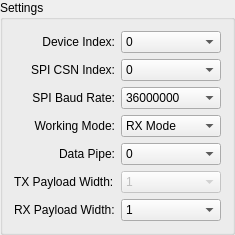
             <widget class="QGroupBox" name="groupBox_2">
              <property name="minimumSize">
               <size>
                <width>235</width>
                <height>0</height>
               </size>
              </property>
              <property name="title">
               <string>Settings</string>
              </property>
              <layout class="QGridLayout" name="gridLayout_4">
               <item row="0" column="0">
                <layout class="QVBoxLayout" name="verticalLayout_3">
                 <item>
                  <layout class="QHBoxLayout" name="horizontalLayout_2">
                   <item>
                    <widget class="QLabel" name="label">
                     <property name="text">
                      <string>Device Index:</string>
                     </property>
                     <property name="alignment">
                      <set>Qt::AlignRight|Qt::AlignTrailing|Qt::AlignVCenter</set>
                     </property>
                    </widget>
                   </item>
                   <item>
                    <widget class="QComboBox" name="deviceIndexComboBox">
                     <item>
                      <property name="text">
                       <string>0</string>
                      </property>
                     </item>
                     <item>
                      <property name="text">
                       <string>1</string>
                      </property>
                     </item>
                     <item>
                      <property name="text">
                       <string>2</string>
                      </property>
                     </item>
                     <item>
                      <property name="text">
                       <string>3</string>
                      </property>
                     </item>
                     <item>
                      <property name="text">
                       <string>4</string>
                      </property>
                     </item>
                     <item>
                      <property name="text">
                       <string>5</string>
                      </property>
                     </item>
                     <item>
                      <property name="text">
                       <string>6</string>
                      </property>
                     </item>
                     <item>
                      <property name="text">
                       <string>7</string>
                      </property>
                     </item>
                     <item>
                      <property name="text">
                       <string>8</string>
                      </property>
                     </item>
                     <item>
                      <property name="text">
                       <string>9</string>
                      </property>
                     </item>
                    </widget>
                   </item>
                  </layout>
                 </item>
                 <item>
                  <layout class="QHBoxLayout" name="horizontalLayout_3">
                   <item>
                    <widget class="QLabel" name="label_2">
                     <property name="text">
                      <string>SPI CSN Index:</string>
                     </property>
                     <property name="alignment">
                      <set>Qt::AlignRight|Qt::AlignTrailing|Qt::AlignVCenter</set>
                     </property>
                    </widget>
                   </item>
                   <item>
                    <widget class="QComboBox" name="channelIndexComboBox">
                     <item>
                      <property name="text">
                       <string>0</string>
                      </property>
                     </item>
                     <item>
                      <property name="text">
                       <string>1</string>
                      </property>
                     </item>
                     <item>
                      <property name="text">
                       <string>2</string>
                      </property>
                     </item>
                     <item>
                      <property name="text">
                       <string>3</string>
                      </property>
                     </item>
                     <item>
                      <property name="text">
                       <string>4</string>
                      </property>
                     </item>
                    </widget>
                   </item>
                  </layout>
                 </item>
                 <item>
                  <layout class="QHBoxLayout" name="horizontalLayout_4">
                   <item>
                    <widget class="QLabel" name="label_3">
                     <property name="text">
                      <string>SPI Baud Rate:</string>
                     </property>
                     <property name="alignment">
                      <set>Qt::AlignRight|Qt::AlignTrailing|Qt::AlignVCenter</set>
                     </property>
                    </widget>
                   </item>
                   <item>
                    <widget class="QComboBox" name="spiBaudRateComboBox">
                     <item>
                      <property name="text">
                       <string>36000000</string>
                      </property>
                     </item>
                     <item>
                      <property name="text">
                       <string>18000000</string>
                      </property>
                     </item>
                     <item>
                      <property name="text">
                       <string>9000000</string>
                      </property>
                     </item>
                     <item>
                      <property name="text">
                       <string>4500000</string>
                      </property>
                     </item>
                     <item>
                      <property name="text">
                       <string>2250000</string>
                      </property>
                     </item>
                     <item>
                      <property name="text">
                       <string>1125000</string>
                      </property>
                     </item>
                     <item>
                      <property name="text">
                       <string>562500</string>
                      </property>
                     </item>
                     <item>
                      <property name="text">
                       <string>281250</string>
                      </property>
                     </item>
                    </widget>
                   </item>
                  </layout>
                 </item>
                 <item>
                  <layout class="QHBoxLayout" name="horizontalLayout_5">
                   <item>
                    <widget class="QLabel" name="label_4">
                     <property name="text">
                      <string>Working Mode:</string>
                     </property>
                     <property name="alignment">
                      <set>Qt::AlignRight|Qt::AlignTrailing|Qt::AlignVCenter</set>
                     </property>
                    </widget>
                   </item>
                   <item>
                    <widget class="QComboBox" name="workingModeComboBox">
                     <item>
                      <property name="text">
                       <string>RX Mode</string>
                      </property>
                     </item>
                     <item>
                      <property name="text">
                       <string>TX Mode</string>
                      </property>
                     </item>
                     <item>
                      <property name="text">
                       <string>Standby-II</string>
                      </property>
                     </item>
                     <item>
                      <property name="text">
                       <string>Standby-I</string>
                      </property>
                     </item>
                     <item>
                      <property name="text">
                       <string>Power Down</string>
                      </property>
                     </item>
                    </widget>
                   </item>
                  </layout>
                 </item>
                 <item>
                  <layout class="QHBoxLayout" name="horizontalLayout_21">
                   <item>
                    <widget class="QLabel" name="label_19">
                     <property name="text">
                      <string>Data Pipe:</string>
                     </property>
                     <property name="alignment">
                      <set>Qt::AlignRight|Qt::AlignTrailing|Qt::AlignVCenter</set>
                     </property>
                    </widget>
                   </item>
                   <item>
                    <widget class="QComboBox" name="dataPipeComboBox">
                     <item>
                      <property name="text">
                       <string>0</string>
                      </property>
                     </item>
                     <item>
                      <property name="text">
                       <string>1</string>
                      </property>
                     </item>
                     <item>
                      <property name="text">
                       <string>2</string>
                      </property>
                     </item>
                     <item>
                      <property name="text">
                       <string>3</string>
                      </property>
                     </item>
                     <item>
                      <property name="text">
                       <string>4</string>
                      </property>
                     </item>
                     <item>
                      <property name="text">
                       <string>5</string>
                      </property>
                     </item>
                    </widget>
                   </item>
                  </layout>
                 </item>
                 <item>
                  <layout class="QHBoxLayout" name="horizontalLayout_26">
                   <item>
                    <widget class="QLabel" name="label_17">
                     <property name="text">
                      <string>TX Payload Width:</string>
                     </property>
                    </widget>
                   </item>
                   <item>
                    <widget class="QComboBox" name="TXPayloadWidthPomboBox">
                     <property name="enabled">
                      <bool>false</bool>
                     </property>
                     <item>
                      <property name="text">
                       <string>1</string>
                      </property>
                     </item>
                     <item>
                      <property name="text">
                       <string>2</string>
                      </property>
                     </item>
                     <item>
                      <property name="text">
                       <string>3</string>
                      </property>
                     </item>
                     <item>
                      <property name="text">
                       <string>4</string>
                      </property>
                     </item>
                     <item>
                      <property name="text">
                       <string>5</string>
                      </property>
                     </item>
                     <item>
                      <property name="text">
                       <string>6</string>
                      </property>
                     </item>
                     <item>
                      <property name="text">
                       <string>7</string>
                      </property>
                     </item>
                     <item>
                      <property name="text">
                       <string>8</string>
                      </property>
                     </item>
                     <item>
                      <property name="text">
                       <string>9</string>
                      </property>
                     </item>
                     <item>
                      <property name="text">
                       <string>10</string>
                      </property>
                     </item>
                     <item>
                      <property name="text">
                       <string>11</string>
                      </property>
                     </item>
                     <item>
                      <property name="text">
                       <string>12</string>
                      </property>
                     </item>
                     <item>
                      <property name="text">
                       <string>13</string>
                      </property>
                     </item>
                     <item>
                      <property name="text">
                       <string>14</string>
                      </property>
                     </item>
                     <item>
                      <property name="text">
                       <string>15</string>
                      </property>
                     </item>
                     <item>
                      <property name="text">
                       <string>16</string>
                      </property>
                     </item>
                     <item>
                      <property name="text">
                       <string>17</string>
                      </property>
                     </item>
                     <item>
                      <property name="text">
                       <string>18</string>
                      </property>
                     </item>
                     <item>
                      <property name="text">
                       <string>19</string>
                      </property>
                     </item>
                     <item>
                      <property name="text">
                       <string>20</string>
                      </property>
                     </item>
                     <item>
                      <property name="text">
                       <string>21</string>
                      </property>
                     </item>
                     <item>
                      <property name="text">
                       <string>22</string>
                      </property>
                     </item>
                     <item>
                      <property name="text">
                       <string>23</string>
                      </property>
                     </item>
                     <item>
                      <property name="text">
                       <string>24</string>
                      </property>
                     </item>
                     <item>
                      <property name="text">
                       <string>25</string>
                      </property>
                     </item>
                     <item>
                      <property name="text">
                       <string>26</string>
                      </property>
                     </item>
                     <item>
                      <property name="text">
                       <string>27</string>
                      </property>
                     </item>
                     <item>
                      <property name="text">
                       <string>28</string>
                      </property>
                     </item>
                     <item>
                      <property name="text">
                       <string>29</string>
                      </property>
                     </item>
                     <item>
                      <property name="text">
                       <string>30</string>
                      </property>
                     </item>
                     <item>
                      <property name="text">
                       <string>31</string>
                      </property>
                     </item>
                     <item>
                      <property name="text">
                       <string>32</string>
                      </property>
                     </item>
                    </widget>
                   </item>
                  </layout>
                 </item>
                 <item>
                  <layout class="QHBoxLayout" name="horizontalLayout_27">
                   <item>
                    <widget class="QLabel" name="label_18">
                     <property name="text">
                      <string>RX Payload Width:</string>
                     </property>
                    </widget>
                   </item>
                   <item>
                    <widget class="QComboBox" name="RXPayloadWidthPomboBox">
                     <item>
                      <property name="text">
                       <string>1</string>
                      </property>
                     </item>
                     <item>
                      <property name="text">
                       <string>2</string>
                      </property>
                     </item>
                     <item>
                      <property name="text">
                       <string>3</string>
                      </property>
                     </item>
                     <item>
                      <property name="text">
                       <string>4</string>
                      </property>
                     </item>
                     <item>
                      <property name="text">
                       <string>5</string>
                      </property>
                     </item>
                     <item>
                      <property name="text">
                       <string>6</string>
                      </property>
                     </item>
                     <item>
                      <property name="text">
                       <string>7</string>
                      </property>
                     </item>
                     <item>
                      <property name="text">
                       <string>8</string>
                      </property>
                     </item>
                     <item>
                      <property name="text">
                       <string>9</string>
                      </property>
                     </item>
                     <item>
                      <property name="text">
                       <string>10</string>
                      </property>
                     </item>
                     <item>
                      <property name="text">
                       <string>11</string>
                      </property>
                     </item>
                     <item>
                      <property name="text">
                       <string>12</string>
                      </property>
                     </item>
                     <item>
                      <property name="text">
                       <string>13</string>
                      </property>
                     </item>
                     <item>
                      <property name="text">
                       <string>14</string>
                      </property>
                     </item>
                     <item>
                      <property name="text">
                       <string>15</string>
                      </property>
                     </item>
                     <item>
                      <property name="text">
                       <string>16</string>
                      </property>
                     </item>
                     <item>
                      <property name="text">
                       <string>17</string>
                      </property>
                     </item>
                     <item>
                      <property name="text">
                       <string>18</string>
                      </property>
                     </item>
                     <item>
                      <property name="text">
                       <string>19</string>
                      </property>
                     </item>
                     <item>
                      <property name="text">
                       <string>20</string>
                      </property>
                     </item>
                     <item>
                      <property name="text">
                       <string>21</string>
                      </property>
                     </item>
                     <item>
                      <property name="text">
                       <string>22</string>
                      </property>
                     </item>
                     <item>
                      <property name="text">
                       <string>23</string>
                      </property>
                     </item>
                     <item>
                      <property name="text">
                       <string>24</string>
                      </property>
                     </item>
                     <item>
                      <property name="text">
                       <string>25</string>
                      </property>
                     </item>
                     <item>
                      <property name="text">
                       <string>26</string>
                      </property>
                     </item>
                     <item>
                      <property name="text">
                       <string>27</string>
                      </property>
                     </item>
                     <item>
                      <property name="text">
                       <string>28</string>
                      </property>
                     </item>
                     <item>
                      <property name="text">
                       <string>29</string>
                      </property>
                     </item>
                     <item>
                      <property name="text">
                       <string>30</string>
                      </property>
                     </item>
                     <item>
                      <property name="text">
                       <string>31</string>
                      </property>
                     </item>
                     <item>
                      <property name="text">
                       <string>32</string>
                      </property>
                     </item>
                    </widget>
                   </item>
                  </layout>
                 </item>
                </layout>
               </item>
              </layout>
             </widget>
